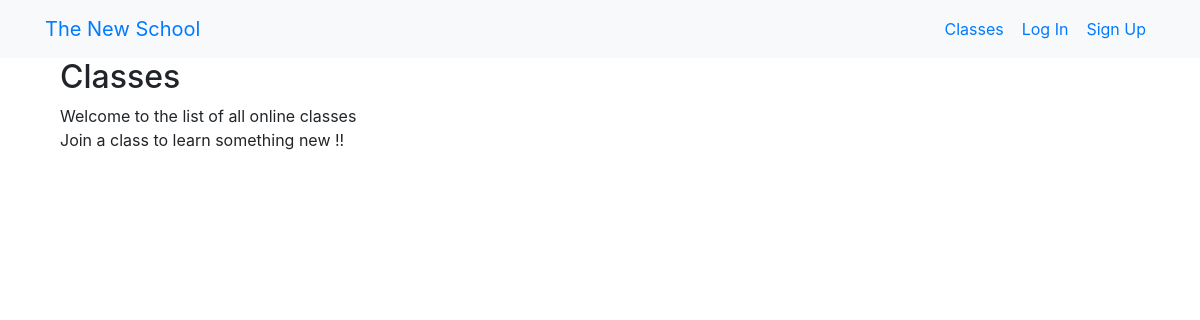
The page /groups/ on the database as committed earlier.
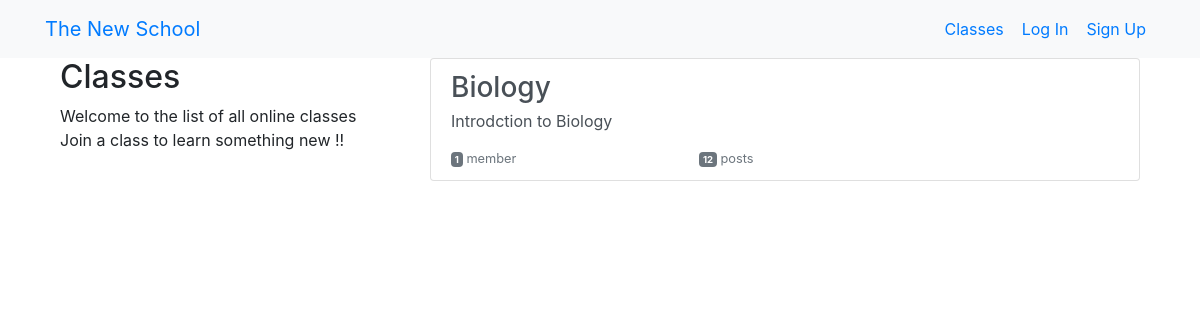
The same page on the database as committed later.
### groups/models.py (models this page shows, shortened)
class Group(models.Model):
    name = models.CharField(max_length=255, unique=True)
    slug = models.SlugField(allow_unicode=True, unique=True)
    description = models.TextField(blank=True, default='')
    description_html = models.TextField(editable=False, default='', blank=True)
    members = models.ManyToManyField(User, through='GroupMember')
    class Meta:
        ordering = ['name']

### groups/views.py (the view)
# urls.py: path('', views.ListGroups.as_view(), name="all"),
class ListGroups(generic.ListView):
    model = Group
    def get_context_data(self, **kwargs):
        context = super().get_context_data(**kwargs)
        return context

### groups/templates/groups/group_list.html (shortened to what this page needs)
{% extends "groups/group_base.html" %}
{% block pregroup %}
    <div class="col-md-4">
        <div class="content">
            <h2>
                Classes
            </h2>
            <p>
                Welcome to the list of all online classes <br>Join a class to learn something new !!</p>
        </div>
    </div>
{% endblock %}
{% block group_content %}
    <div class="col-md-8">
        <div class="list-group">
            {% for group in object_list %}
                <a class="list-group-item list-group-item-action flex-column align-items-start" href="{% url 'groups:single' slug=group.slug %}">
                    <h3 class="mb-1">
                        {{group.name}}
                    </h3>
                    <p class="mb-1">
                        {{group.description_html|safe}}
                    </p>
                    <div class="d-flex w-40 justify-content-between">
                        <small class="text-muted">
                            <span class="badge badge-secondary">
                                {{ group.members.count }}
                            </span>
                            member{{ goup.members.count|pluralize}}
                        </small>
                        <small class="text-muted">
                            <span class="badge badge-secondary">
                                {{ group.posts.count }}
                            </span>
                            post{{ group.posts.count|pluralize}}
                        </small>
                    </div>
                </a>
            {% endfor %}
        </div>
    </div>
{% endblock %}

### groups/templates/groups/group_base.html (shortened to what this page needs)
{% extends "base.html" %}
{% block content %}
<div class="container">
    <div class="row">
        {% block pregroup %}
        {% endblock %}
        {% block group_content %}
        {% endblock %}
    </div>
</div>
{% endblock %}

### templates/base.html (shortened to what this page needs)
<!DOCTYPE html>
{% load static %}
<html lang="en">
<head>
    <link rel="stylesheet" href="https://stackpath.bootstrapcdn.com/bootstrap/4.1.3/css/bootstrap.min.css"
>
    <link href="https://maxcdn.bootstrapcdn.com/font-awesome/4.7.0/css/font-awesome.min.css" rel="stylesheet">
    <link rel="stylesheet" href="{% static 'social_network/css/master.css' %}">
</head>
<body>
    <nav class="navbar navbar-expand-lg bg-light mynav" role="navigation" id="navbar">
        <div class="container">
            <a class="navbar-brand mynav" href="{% url 'home' %}">The New School</a>
            <div class="navbar-nav ml-auto">
                {% if user.is_authenticated %}
                    <a class="nav-item nav-link btn btn-simple" href="{% url 'posts:create' %}">Posts</a>
                    <a class="nav-item nav-link btn btn-simple" href="{% url 'groups:all' %}">Classes</a>
                    <a class="nav-item nav-link btn btn-simple" href="{% url 'groups:create' %}">Create Class</a>
                    <a class="nav-item nav-link btn btn-simple" href="{% url 'accounts:logout' %}">Logout</a>
                {% else %}
                    <a class="nav-item nav-link btn btn-simple" href="{% url 'groups:all' %}">Classes</a></li>
                    <a class="nav-item nav-link btn btn-simple" href="{% url 'accounts:login' %}">Log In</a>
                    <a class="nav-item nav-link btn btn-simple" href="{% url 'accounts:signup' %}">Sign Up</a>
                {% endif %}
            </div>
        </div>
    </nav>
    <div class="container mycontent">
        {% block content %}
        {% endblock %}
    </div>
</body>
</html>

Rows that differ between the two databases and show on the page:
added Group: name "Biology", description_html "Introdction to Biology", members.count "1", posts.count "12"
